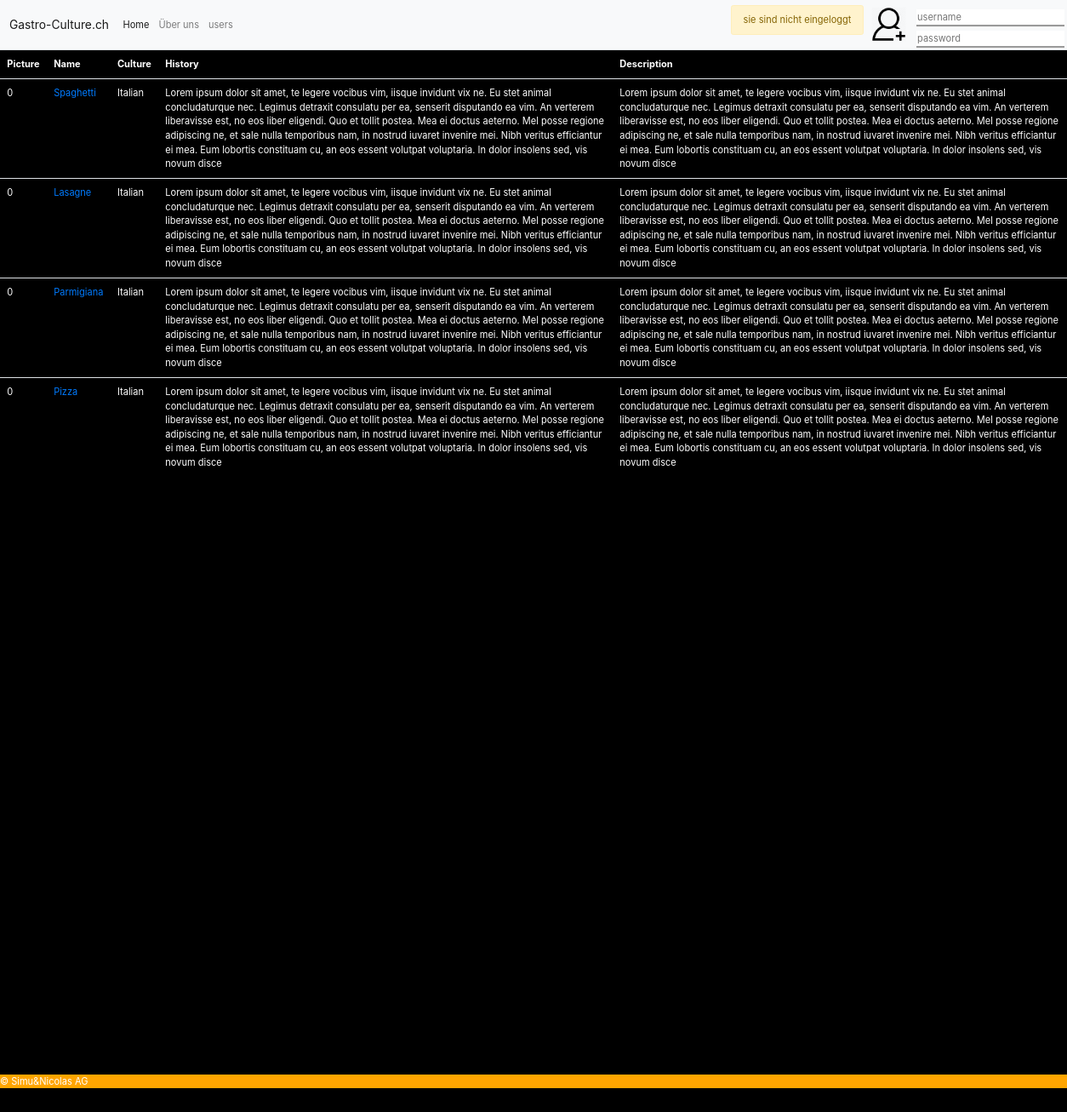
/rezept?country=Italy, run on the app's committed database.
### tables this page shows
CREATE TABLE  recipes (
  recipe_id    	 INT UNSIGNED NOT NULL AUTO_INCREMENT,
  country_id   	 INT UNSIGNED NOT NULL,
  recipe       	 VARCHAR(64)  NOT NULL,
  culture      	 VARCHAR(64)  NOT NULL,
  history      	 VARCHAR(500) NOT NULL,
  description  	 VARCHAR(500) NOT NULL,
  recipe_picture VARCHAR(64)  NOT NULL,
  PRIMARY KEY  (recipe_id),
  CONSTRAINT FK_Country FOREIGN KEY (country_id)
  REFERENCES countries(country_id)
  ON DELETE CASCADE);

### lib/View.php (called while the page is built, shortened)
<?php
class View
{
    private $viewfile;
    public function __construct($viewfile)
    {
        $this->viewfile = "./../view/$viewfile.php";
    }
    public function display()
    {
        require './../view/header.php';
        require $this->viewfile;
        require './../view/footer.php';
    }
}

### controller/RezeptController.php (called while the page is built, shortened)
<?php
require_once '../repository/RezeptRepository.php';
class RezeptController
{
    public function index()
    {
        $rezeptRepository = new RezeptRepository();
        $view = new View('rezept_index');
        $view->title = 'recipes';
        $view->heading = '';
        $view->recipes = $rezeptRepository->readrecipes($_GET['country']);
        $view->display();
    }
}

### lib/Dispatcher.php (called while the page is built, shortened)
<?php
class Dispatcher
{
    public static function dispatch()
    {
        $method = 'index';
        $controller = new $controllerName();
        $controller->$method();
    }
}

### public/index.php (called while the page is built, shortened)
<?php
require_once '../lib/Dispatcher.php';
require_once '../lib/View.php';
$dispatcher = new Dispatcher();
$dispatcher->dispatch();

### config.php (called while the page is built)
<?php
  return array(
    'database' => array(
      'host' => 'localhost',
      'username' => 'root',
      'password' => '',
      'database' => 'gastro_culture_db',
    ),
  );
?>

### lib/ConnectionHandler.php (called while the page is built, shortened)
<?php
class ConnectionHandler
{
    private static $connection = null;
    public static function getConnection()
    {
        if (self::$connection === null) {
            $config = require '../config.php';
            $host = $config['database']['host'];
            $username = $config['database']['username'];
            $password = $config['database']['password'];
            $database = $config['database']['database'];
            self::$connection = new MySQLi($host, $username, $password, $database);
            self::$connection->set_charset('utf8');
        }
        return self::$connection;
    }
}

### repository/RezeptRepository.php (called while the page is built, shortened)
<?php
class RezeptRepository extends Repository
{
    protected $tableName = 'recipes';
    public function readrecipes($land) {
        $query = "SELECT * FROM $this->tableName WHERE country_id=(SELECT country_id FROM countries WHERE country like '$land%')";
        $statement = ConnectionHandler::getConnection()->prepare($query);
        $statement->execute();
        $result = $statement->get_result();
        $rows = array();
        while ($row = $result->fetch_object()) {
            $rows[] = $row;
        }
        return $rows;
    }
}

### view/rezept_index.php (the view)
<div class="panel panel-default">
    <div class="panel-body">
        <table class="table table-striped table-condensed">
            <thead>
            <tr>
                <th>Picture</th>
                <th>Name</th>
                <th>Culture</th>
                <th>History</th>
                <th>Description</th>
            </tr>
            </thead>
            <tbody>
            <?php
            $placeholer_pictures = 0;
            foreach($recipes as $recipe) {
                echo "<tr>
                <td>".$placeholer_pictures."</td>
				<td><a href='rezept/ingredients?recipe=$recipe->recipe'>".$recipe->recipe."</a></td>
				<td>".$recipe->culture."</td>
				<td>".$recipe->history."</td>
				<td>".$recipe->description."</td>
				</tr>\n";
            }
            ?>
            </tbody>
        </table>
    </div>
</div>

### public/css/style.css (style rules this page uses)
html { zoom: 69%; }
.body { background-color: black; color:white; }

### data on the page
recipes: recipe "Spaghetti", culture "Italian", history "Lorem ipsum dolor sit amet, te legere vocibus vim, iisque invidunt vix ne. Eu stet animal concludaturque nec. Legimus detraxit consulatu per ea, senserit disputando ea vim. An verterem liberavisse est, no eos liber eligendi. Quo et tollit postea. Mea ei doctus aeterno. Mel posse regione adipiscing ne, et sale nulla temporibus nam, in nostrud iuvaret invenire mei. Nibh veritus efficiantur ei mea. Eum lobortis constituam cu, an eos essent volutpat voluptaria. In dolor insolens sed, vis novum disce", description "Lorem ipsum dolor sit amet, te legere vocibus vim, iisque invidunt vix ne. Eu stet animal concludaturque nec. Legimus detraxit consulatu per ea, senserit disputando ea vim. An verterem liberavisse est, no eos liber eligendi. Quo et tollit postea. Mea ei doctus aeterno. Mel posse regione adipiscing ne, et sale nulla temporibus nam, in nostrud iuvaret invenire mei. Nibh veritus efficiantur ei mea. Eum lobortis constituam cu, an eos essent volutpat voluptaria. In dolor insolens sed, vis novum disce"
recipes: recipe "Lasagne", culture "Italian", history "Lorem ipsum dolor sit amet, te legere vocibus vim, iisque invidunt vix ne. Eu stet animal concludaturque nec. Legimus detraxit consulatu per ea, senserit disputando ea vim. An verterem liberavisse est, no eos liber eligendi. Quo et tollit postea. Mea ei doctus aeterno. Mel posse regione adipiscing ne, et sale nulla temporibus nam, in nostrud iuvaret invenire mei. Nibh veritus efficiantur ei mea. Eum lobortis constituam cu, an eos essent volutpat voluptaria. In dolor insolens sed, vis novum disce", description "Lorem ipsum dolor sit amet, te legere vocibus vim, iisque invidunt vix ne. Eu stet animal concludaturque nec. Legimus detraxit consulatu per ea, senserit disputando ea vim. An verterem liberavisse est, no eos liber eligendi. Quo et tollit postea. Mea ei doctus aeterno. Mel posse regione adipiscing ne, et sale nulla temporibus nam, in nostrud iuvaret invenire mei. Nibh veritus efficiantur ei mea. Eum lobortis constituam cu, an eos essent volutpat voluptaria. In dolor insolens sed, vis novum disce"
recipes: recipe "Parmigiana", culture "Italian", history "Lorem ipsum dolor sit amet, te legere vocibus vim, iisque invidunt vix ne. Eu stet animal concludaturque nec. Legimus detraxit consulatu per ea, senserit disputando ea vim. An verterem liberavisse est, no eos liber eligendi. Quo et tollit postea. Mea ei doctus aeterno. Mel posse regione adipiscing ne, et sale nulla temporibus nam, in nostrud iuvaret invenire mei. Nibh veritus efficiantur ei mea. Eum lobortis constituam cu, an eos essent volutpat voluptaria. In dolor insolens sed, vis novum disce", description "Lorem ipsum dolor sit amet, te legere vocibus vim, iisque invidunt vix ne. Eu stet animal concludaturque nec. Legimus detraxit consulatu per ea, senserit disputando ea vim. An verterem liberavisse est, no eos liber eligendi. Quo et tollit postea. Mea ei doctus aeterno. Mel posse regione adipiscing ne, et sale nulla temporibus nam, in nostrud iuvaret invenire mei. Nibh veritus efficiantur ei mea. Eum lobortis constituam cu, an eos essent volutpat voluptaria. In dolor insolens sed, vis novum disce"
recipes: recipe "Pizza", culture "Italian", history "Lorem ipsum dolor sit amet, te legere vocibus vim, iisque invidunt vix ne. Eu stet animal concludaturque nec. Legimus detraxit consulatu per ea, senserit disputando ea vim. An verterem liberavisse est, no eos liber eligendi. Quo et tollit postea. Mea ei doctus aeterno. Mel posse regione adipiscing ne, et sale nulla temporibus nam, in nostrud iuvaret invenire mei. Nibh veritus efficiantur ei mea. Eum lobortis constituam cu, an eos essent volutpat voluptaria. In dolor insolens sed, vis novum disce", description "Lorem ipsum dolor sit amet, te legere vocibus vim, iisque invidunt vix ne. Eu stet animal concludaturque nec. Legimus detraxit consulatu per ea, senserit disputando ea vim. An verterem liberavisse est, no eos liber eligendi. Quo et tollit postea. Mea ei doctus aeterno. Mel posse regione adipiscing ne, et sale nulla temporibus nam, in nostrud iuvaret invenire mei. Nibh veritus efficiantur ei mea. Eum lobortis constituam cu, an eos essent volutpat voluptaria. In dolor insolens sed, vis novum disce"

### other printed values
$_SESSION['message'] "sie sind nicht eingeloggt"
